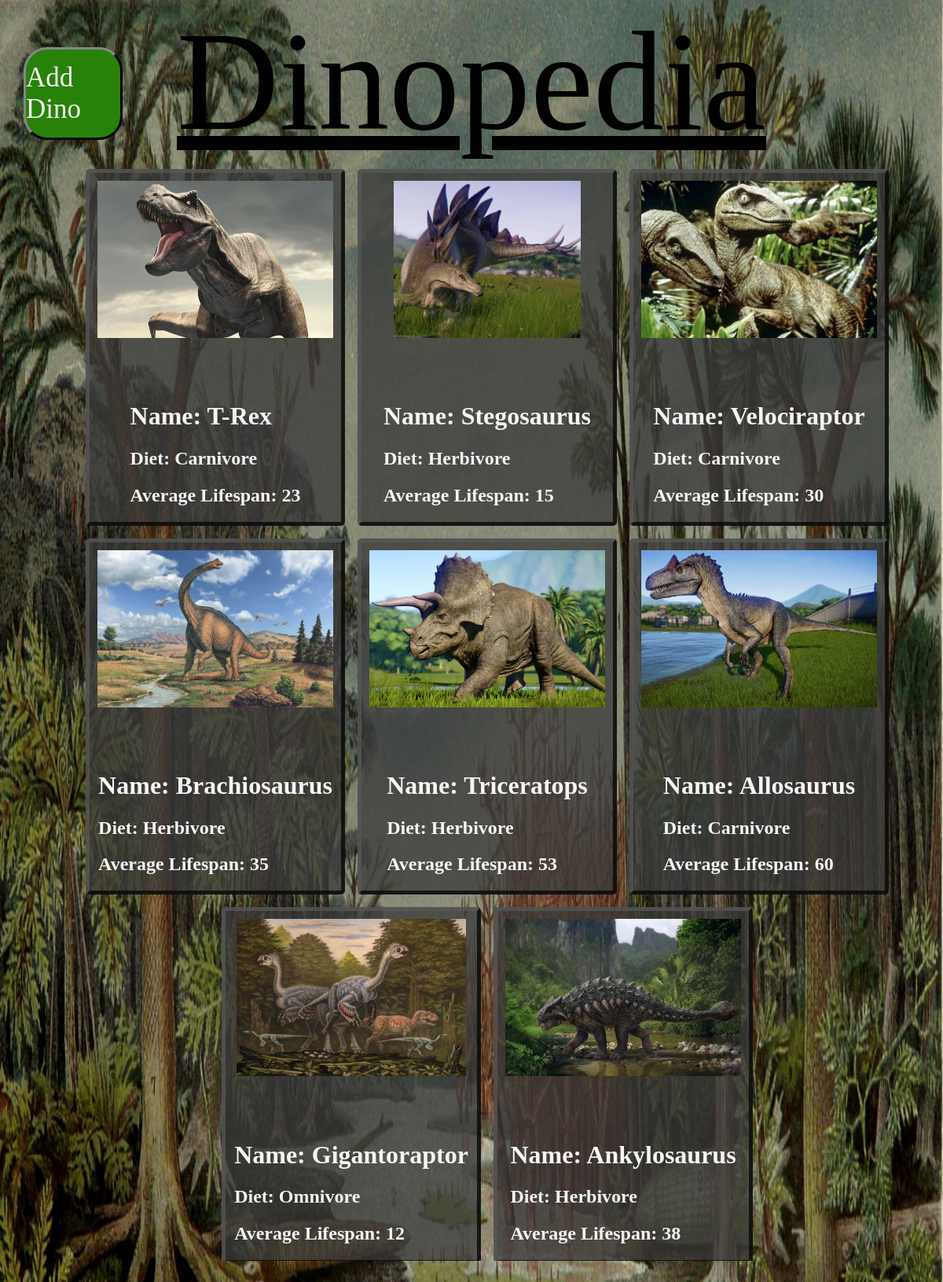
The page / on the database its author committed.
### posts/models.py (models this page shows, shortened)
class Dinosaurs(models.Model):
    cover = models.ImageField(upload_to='images/')
    name = models.CharField(max_length=40)
    lifespan = models.SmallIntegerField()
    DIET = (
        ('Herbivore', 'Herbivore'),
        ('Carnivore', 'Carnivore'),
        ('Omnivore', 'Omnivore'),
    )
    diet = models.CharField(max_length=10, choices=DIET, default='O')

### posts/views.py (the view)
# urls.py: path('', HomePageView.as_view(), name='home'),
class HomePageView(ListView):
    model = Dinosaurs
    template_name = 'home.html'

### templates/home.html (shortened to what this page needs)
<!DOCTYPE html>
{% load static %}
<html>
    <head>
        <link rel="stylesheet" type="text/css" href="{% static 'css/styles.css' %}"/>
    </head>
    <body>
        <div class='header-placement'>
            <div class='add-dino-button-placement'>
               <a class='button-decoration' href='post/'>Add Dino</a>
            </div>
          <h1 class="title">Dinopedia</h1>
        </div>
        <ul class='image-position'>
          {% for post in object_list %}
          <div class="image-container">
            <img src="{{ post.cover.url}}" alt="{{ post.name }}">
            <div class="description-placement">
                <h1>Name: {{ post.name }}</h1>
                <h2>Diet: {{ post.diet }}</h2>
                <h2>Average Lifespan: {{ post.lifespan }}</h2>
            </div>
          </div>
          {% endfor %}
        </ul>
    </body>
</html>

### static/css/styles.css (style rules this page uses)
body { background-image: url(./images/foliage.jpeg); background-position: center fixed; background-size: 100vw 100vh; background-repeat: no-repeat; margin: 0; width: 100%; height: 75vh; position: fixed; display: flex; flex-wrap: wrap; justify-content: center; }
.add-dino-button-placement { position:absolute; height: 20vh; width: 100%; margin-left: 5%; margin-top: 5%; }
.header-placement { height: auto; width: 100%; display: flex; justify-content: center }
.button-decoration { height: 6vh; width: 10vw; background-color: rgb(40,130,10); border: 3px outset rgb(50,50,50); border-radius: 30px; display: flex; justify-content:center; align-items:center; text-decoration: none; color: rgb(245, 238, 238); font-family: jurassic; font-size: 35px; }
.title { font-family: jurassic; font-size: 180px; font-weight: lighter; margin-bottom: 0px; margin-top: 0px; text-decoration: underline; }
.image-position { display: flex; justify-content: center; align-items: center; flex-wrap: wrap; height: 100%; width: 100vw; margin-top: 0px; overflow: scroll; }
.image-position img { height: 200px; width: 300px; margin: 50px; padding: 10px; margin-top: 0; }
.image-container { background-color: rgba(58, 58, 58, 0.75); margin: 8px; color: whitesmoke; display: flex; align-items: center; justify-content: center; flex-wrap: wrap; width: 320px; border-radius: 5px; border: outset 5px rgba(88, 88, 88, 0.75); font-family: fantasy; }

### rows shown on the page
Dinosaurs: cover (picture), name "T-Rex", diet "Carnivore", lifespan "23"
Dinosaurs: cover (picture), name "Stegosaurus", diet "Herbivore", lifespan "15"
Dinosaurs: cover (picture), name "Velociraptor", diet "Carnivore", lifespan "30"
Dinosaurs: cover (picture), name "Brachiosaurus", diet "Herbivore", lifespan "35"
Dinosaurs: cover (picture), name "Triceratops", diet "Herbivore", lifespan "53"
Dinosaurs: cover (picture), name "Allosaurus", diet "Carnivore", lifespan "60"
Dinosaurs: cover (picture), name "Gigantoraptor", diet "Omnivore", lifespan "12"
Dinosaurs: cover (picture), name "Ankylosaurus", diet "Herbivore", lifespan "38"
